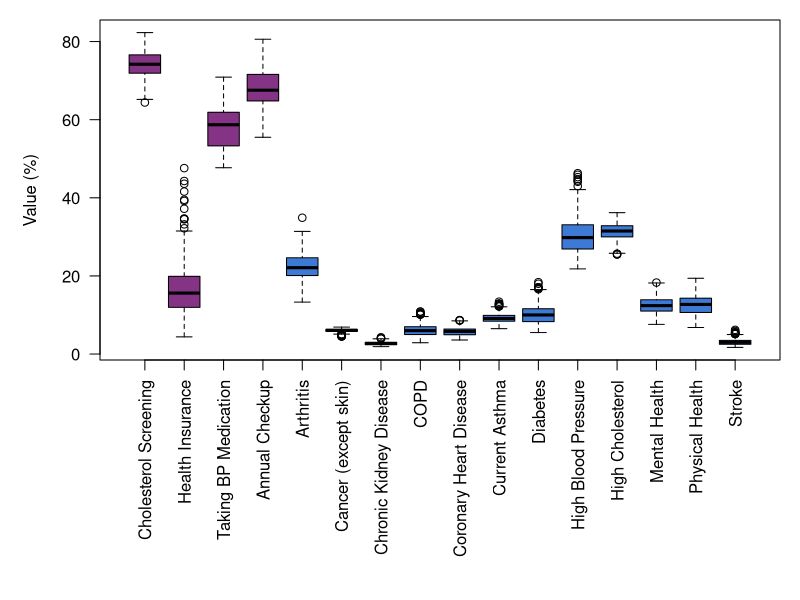
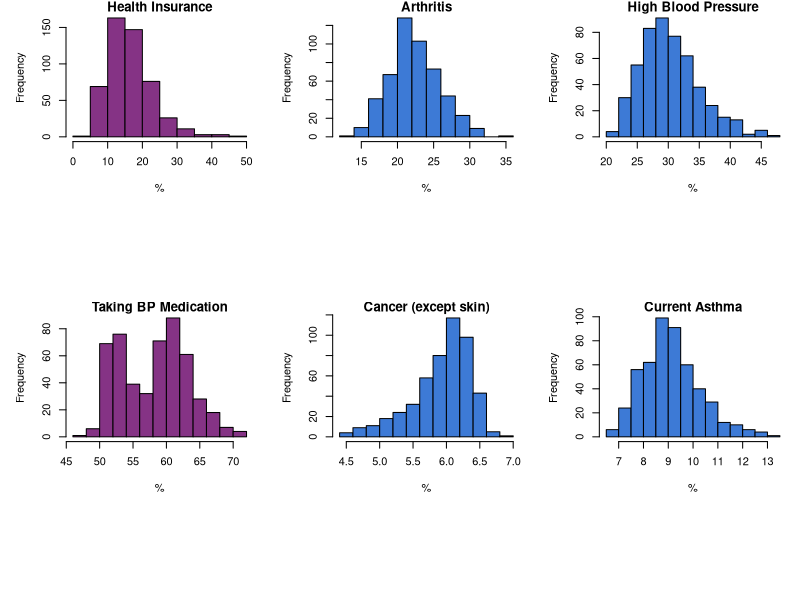
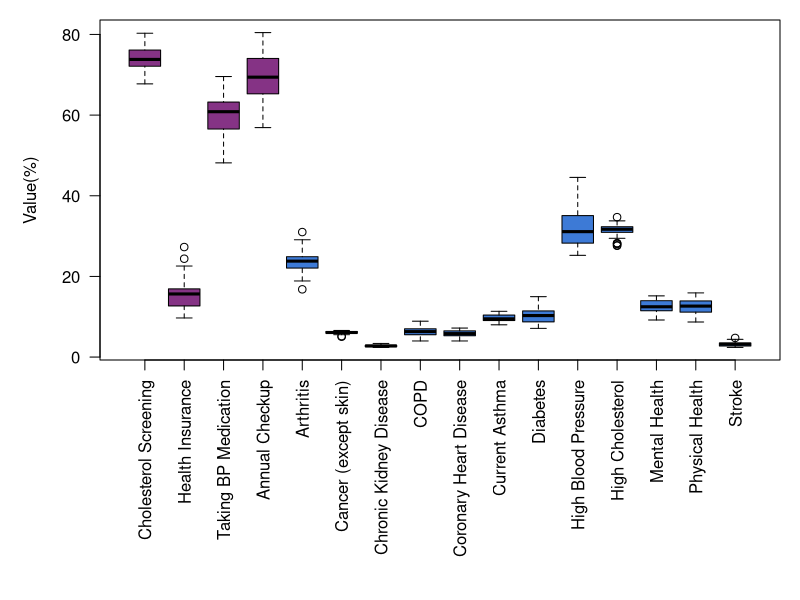
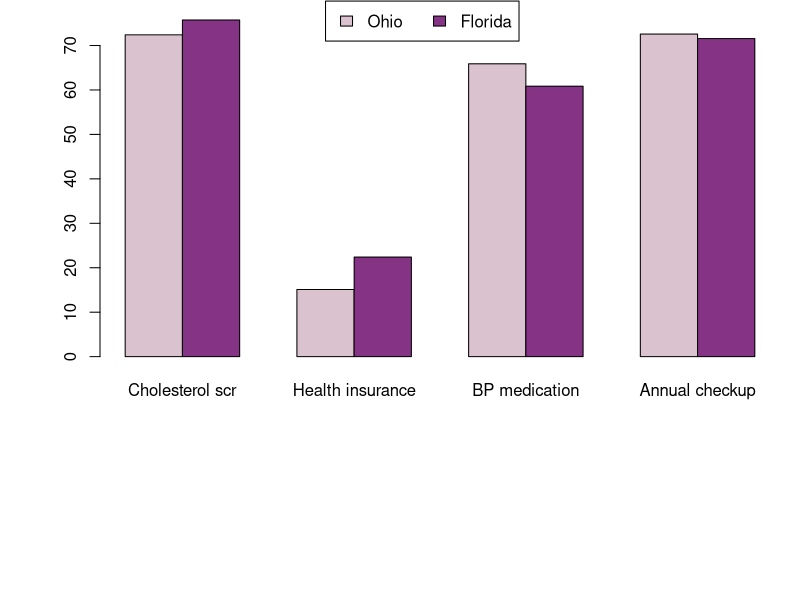
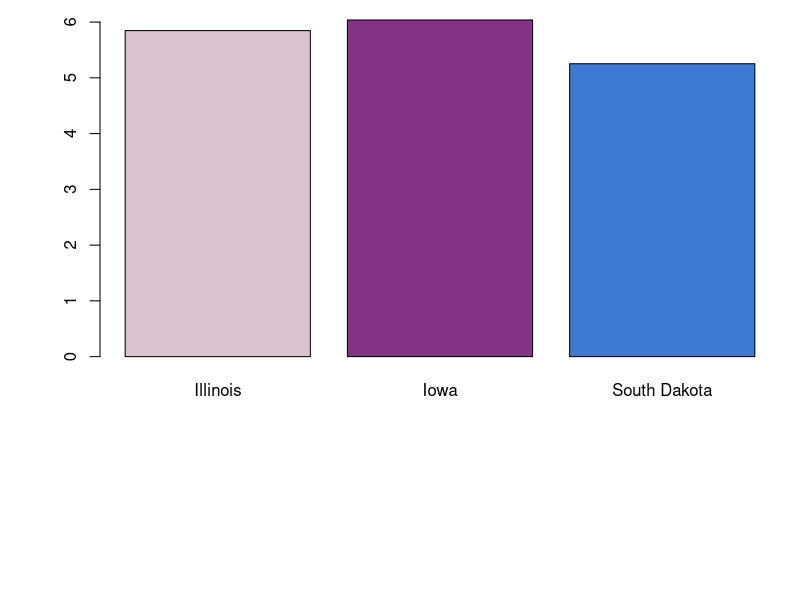
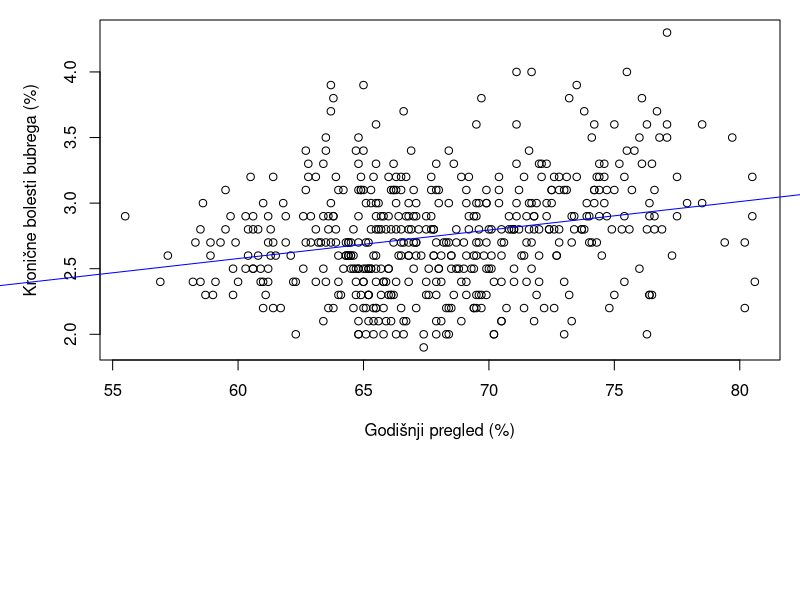
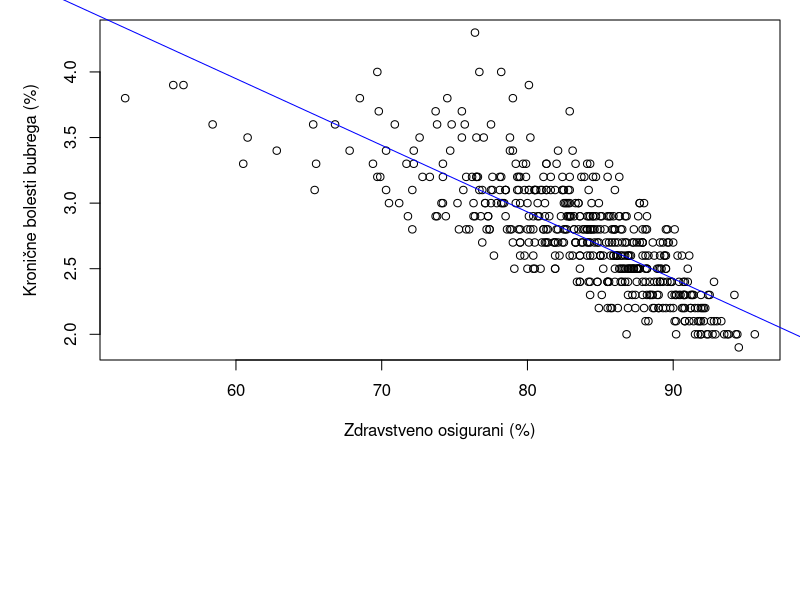
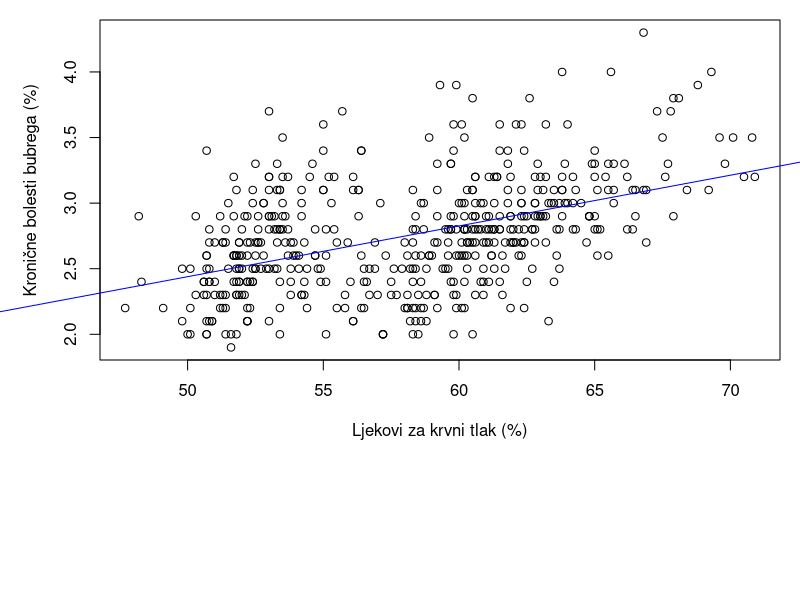

Write the R code that produced these figures, in order.
## ---- chunk 1
knitr::opts_chunk$set(echo = TRUE)
options(width = 60)
## ---- chunk 2
library('tidyverse')
library('knitr')
library('formatR')
library('dbplyr')
library('ggplot2')
## ---- chunk 3
health_data = read.csv("data_health_and_prevention.csv")
dim(health_data)
## ---- chunk 4
preventions = health_data[health_data["Category"] == "Prevention", c("Short_Question_Text", "Measure")] %>% distinct()
kable(preventions, align = "lr", caption = "Prevention")
illnesses = health_data[health_data["Category"] == "Health Outcomes", c("Short_Question_Text", "Measure")] %>% distinct()
kable(illnesses, align = "lr", caption = "Health Outcomes")
## ---- chunk 5
health_data$StateDesc = as.factor(health_data$StateDesc)
health_data$CityName = as.factor(health_data$CityName)
health_data$Category = as.factor(health_data$Category)
health_data$Measure = as.factor(health_data$Measure)
health_data$DataValueTypeID = as.factor(health_data$DataValueTypeID)
health_data$Short_Question_Text = as.factor(health_data$Short_Question_Text)
## ---- chunk 6
health_data_adj = health_data[health_data$DataValueTypeID== "AgeAdjPrv",]
## ---- chunk 7
#Definiranje redoslijeda za Mjere - bit ce potrebno kasnije

health_data_adj$Short_Question_Text <- factor(health_data_adj$Short_Question_Text, levels = c("Cholesterol Screening","Health Insurance","Taking BP Medication","Annual Checkup","Arthritis","Cancer (except skin)","Chronic Kidney Disease","COPD","Coronary Heart Disease","Current Asthma","Diabetes","High Blood Pressure","High Cholesterol","Mental Health","Physical Health","Stroke"))
## ---- chunk 8
state_data <- health_data_adj %>% group_by(StateDesc) %>% summarise(
  City.count = n_distinct(CityName),
  Population.count = sum(unique(PopulationCount))
)

per_state_summary <- health_data_adj %>% 
  group_by(StateDesc, Category, Measure, Short_Question_Text) %>% summarise(
  Total.percentage = sum(Data_Value*PopulationCount)/sum(PopulationCount),
  Population = sum(PopulationCount),
  Population.affected = round(sum(Data_Value*PopulationCount)/100)
)

## ---- chunk 9
health_data_adj$Percentage_in_Total = 
  health_data_adj$Data_Value*health_data_adj$PopulationCount/sum(state_data$Population.count)

health_data_adj$Affected_population = 
  round( health_data_adj$Data_Value*health_data_adj$PopulationCount*0.01)
## ---- chunk 10
library(ggplot2)
myRed <- rgb(0.6, 0.3, 0.3)
myPurple <- rgb(0.52, 0.2, 0.52)
myGreen <- rgb(0.3, 0.6, 0.3)
myBlue <- rgb(0.24, 0.48, 0.84)
myPink <- rgb(0.86, 0.76, 0.81)

## ---- chunk 11
#boxplot(health_data_adj[health_data_adj$Short_Question_Text == "Cholesterol Screening",]$Data_Value,
#        health_data_adj[health_data_adj$Short_Question_Text == "Health Insurance",]$Data_Value,
#        health_data_adj[health_data_adj$Short_Question_Text == "Taking BP Medication",]$Data_Value,
#        health_data_adj[health_data_adj$Short_Question_Text == "Annual Checkup",]$Data_Value,
#        names = c("Cholesterol scr", "Health insurance", "BP medication", "Annual checkup"),
#        col = myPurple
        #ylim = c(0,100)
#        )

#onlyHealthOutcomes = health_data_adj %>% filter(Category == "Health Outcomes")
# ne znam zasto prikazuje i podatke koji nisu prosli kroz filter :(
myColors <- c(rep(myPurple, 4), rep(myBlue, 12))
par(mar=c(12,5,1,1))
boxplot(Data_Value ~ Short_Question_Text, health_data_adj, col = myColors, las=2, xlab="", ylab = "Value (%)")

## ---- chunk 12
old.par <- par(mfrow=c(2,3))

#za ilustraciju prikaz samo prvih 6 histograma
i=0
for (measure in unique(health_data_adj$Short_Question_Text)) {
  if(i>5){
    break
  }
  if (unique(health_data_adj[health_data_adj$Short_Question_Text == measure,]$Category) == c("Prevention")){
    color = myPurple
  } else {
    color = myBlue
  }
  hist(health_data_adj[health_data_adj$Short_Question_Text == measure,]$Data_Value, main = measure, xlab = "%", col = color)
  i = i + 1
}
par(old.par)
## ---- chunk 13
#Ovo je nemoguce lijepo formatirat u pdfu pa sam izbacila
#Mjere položaja i rasipanja za svaku preventivnu mjeru i health outcome
measure_summary <- health_data_adj %>% 
  group_by(Short_Question_Text) %>% summarise(
  Total.percentage = sum(Data_Value*PopulationCount/sum(state_data$Population.count)),
  Median.percentage = median(Data_Value),
  Q1.percentage = quantile(Data_Value, probs = 0.25),
  Q3.percentage = quantile(Data_Value, probs = 0.75),
  Min.percentage = min(Data_Value),
  Max.percentage = max(Data_Value),
  Range.percentage = max(Data_Value)-min(Data_Value),
  IQR.percentage = IQR(Data_Value),
  Std.percentage = sd(Data_Value)
)

## ---- chunk 14
#Boxplotovi za podatke ako grupiramo po saveznim državama

#boxplot(per_state_summary[per_state_summary$Short_Question_Text == "Cholesterol Screening",]$Total.percentage,
#        per_state_summary[per_state_summary$Short_Question_Text == "Health Insurance",]$Total.percentage,
#        per_state_summary[per_state_summary$Short_Question_Text == "Taking BP Medication",]$Total.percentage,
#        per_state_summary[per_state_summary$Short_Question_Text == "Annual Checkup",]$Total.percentage,
#        names = c("Cholesterol scr", "Health insurance", "BP medication", "Annual checkup"),
#        col = myPurple
#        )

#isti problem kao i gore
#onlyHealthOutcomes = per_state_summary %>% filter(Category == "Health Outcomes")
par(mar=c(12,5,1,1))
boxplot(Total.percentage ~ Short_Question_Text, data = per_state_summary, col = myColors, las=2, xlab="", ylab="Value(%)")
## ---- chunk 15
#Deskriptivna statistika za Ohio i Floridu

Ohio <- per_state_summary[(per_state_summary$StateDesc == "Ohio" & per_state_summary$Category == "Prevention"),]

Florida <- per_state_summary[(per_state_summary$StateDesc == "Florida" & per_state_summary$Category == "Prevention"),]

counts <- matrix(c(Ohio$Total.percentage, Florida$Total.percentage), nrow = 2, byrow = TRUE)

barplot(counts, names = c("Cholesterol scr", "Health insurance", "BP medication", "Annual checkup"), col = c(myPink, myPurple), beside = TRUE)
par(xpd=TRUE)
legend(4.5, 80,
      legend = c("Ohio", "Florida"),
       fill = c(myPink, myPurple),
      ncol=2)

## ---- chunk 16
#Hi-kvadrat testovi proporcije za Ohio i Floridu

res1 <- prop.test(c(Ohio[Ohio$Short_Question_Text == "Cholesterol Screening",]$Population.affected, Florida[Florida$Short_Question_Text == "Cholesterol Screening",]$Population.affected), c(Ohio[Ohio$Short_Question_Text == "Cholesterol Screening",]$Population, Florida[Florida$Short_Question_Text == "Cholesterol Screening",]$Population), alternative ="l")

res1

res2 <- prop.test(c(Ohio[Ohio$Short_Question_Text == "Health Insurance",]$Population.affected, Florida[Florida$Short_Question_Text == "Health Insurance",]$Population.affected), c(Ohio[Ohio$Short_Question_Text == "Health Insurance",]$Population, Florida[Florida$Short_Question_Text == "Health Insurance",]$Population), alternative ="l")

res2

res3 <- prop.test(c(Ohio[Ohio$Short_Question_Text == "Taking BP Medication",]$Population.affected, Florida[Florida$Short_Question_Text == "Taking BP Medication",]$Population.affected), c(Ohio[Ohio$Short_Question_Text == "Taking BP Medication",]$Population, Florida[Florida$Short_Question_Text == "Taking BP Medication",]$Population), alternative ="g")

res3

res4 <- prop.test(c(Ohio[Ohio$Short_Question_Text == "Annual Checkup",]$Population.affected, Florida[Florida$Short_Question_Text == "Annual Checkup",]$Population.affected), c(Ohio[Ohio$Short_Question_Text == "Annual Checkup",]$Population, Florida[Florida$Short_Question_Text == "Annual Checkup",]$Population), alternative ="g")

res4
## ---- chunk 17
#Deskriptivna statistika za odabrane savezne drzave
Illinois_COPD <- per_state_summary[(per_state_summary$StateDesc == "Illinois" & per_state_summary$Short_Question_Text == "COPD"),]

Iowa_COPD <- per_state_summary[(per_state_summary$StateDesc == "Iowa" & per_state_summary$Short_Question_Text == "COPD"),]

S_Dakota_COPD <- per_state_summary[(per_state_summary$StateDesc == "South Dakota" & per_state_summary$Short_Question_Text == "COPD"),]

barplot(c(Illinois_COPD$Total.percentage, Iowa_COPD$Total.percentage, S_Dakota_COPD$Total.percentage), col = c(myPink, myPurple, myBlue), names = c("Illinois", "Iowa", "South Dakota"))
## ---- chunk 18
#Hi-kvadrat test proporcije za COPD u odabranim drzavama
res5 <- prop.test(c(Illinois_COPD$Population.affected, Iowa_COPD$Population.affected, S_Dakota_COPD$Population.affected), c(Illinois_COPD$Population, Iowa_COPD$Population, S_Dakota_COPD$Population))

res5
## ---- chunk 19

per_city_data <- health_data_adj %>% group_by(CityName, PopulationCount, StateDesc) %>% summarise(
  checkup = Data_Value[Short_Question_Text == "Annual Checkup"],
  insurance = 100.0 - Data_Value[Short_Question_Text == "Health Insurance"],
  bp_med = Data_Value[Short_Question_Text == "Taking BP Medication"],
  chol_screen = Data_Value[Short_Question_Text == "Cholesterol Screening"],
  arthritis = Data_Value[Short_Question_Text == "Arthritis"],
  cancer_noskin = Data_Value[Short_Question_Text == "Cancer (except skin)"],
  copd = Data_Value[Short_Question_Text == "COPD"],
  coronary_heart_disease = Data_Value[Short_Question_Text == "Coronary Heart Disease"],
  asthma = Data_Value[Short_Question_Text == "Current Asthma"],
  diabetes = Data_Value[Short_Question_Text == "Diabetes"],
  high_bp = Data_Value[Short_Question_Text == "High Blood Pressure"],
  high_col = Data_Value[Short_Question_Text == "High Cholesterol"],
  mental_health = Data_Value[Short_Question_Text == "Mental Health"],
  physical_health = Data_Value[Short_Question_Text == "Physical Health"],
  stroke = Data_Value[Short_Question_Text == "Stroke"],
  ckd = Data_Value[Short_Question_Text == "Chronic Kidney Disease"]
)

# per_city_data <- per_city_data[per_city_data['StateDesc'] != "California" & per_city_data['StateDesc'] != "Colorado" & per_city_data['StateDesc'] != "Washington" & per_city_data['StateDesc'] != "Oregon" & per_city_data['StateDesc'] != "Nevada",]
## ---- chunk 20
formula <- cbind(arthritis, cancer_noskin, copd, coronary_heart_disease, asthma, diabetes, high_bp, high_col, mental_health, physical_health, stroke, ckd) ~ checkup + insurance + bp_med + chol_screen
fit <- lm(formula, data=per_city_data)
summary(fit)
## ---- chunk 21
plot(per_city_data$checkup, per_city_data$ckd, xlab="Godišnji pregled (%)", ylab="Kronične bolesti bubrega (%)")
abline(lm(ckd ~ checkup, data=per_city_data), col="blue")
plot(per_city_data$insurance, per_city_data$ckd, xlab="Zdravstveno osigurani (%)", ylab="Kronične bolesti bubrega (%)")
abline(lm(ckd ~ insurance, data=per_city_data), col="blue")
plot(per_city_data$bp_med, per_city_data$ckd, xlab="Ljekovi za krvni tlak (%)", ylab="Kronične bolesti bubrega (%)")
abline(lm(ckd ~ bp_med, data=per_city_data), col="blue")
plot(per_city_data$chol_screen, per_city_data$ckd, xlab="Pregled kolesterola (%)", ylab="Kronične bolesti bubrega (%)")
abline(lm(ckd ~ chol_screen, data=per_city_data), col="blue")
## ---- chunk 22
summary(fit)['Response ckd']
par(mfrow=c(2,1), mar=c(3.3,3.1,1,0), mgp=c(1.5, 0.5, 0))
qqnorm(rstandard(fit)[, 'ckd'], main="Normalni QQ Graf", ylab="Standardizirani reziduali", sub="Graf 1")
qqline(rstandard(fit)[, 'ckd'], col = "steelblue", lwd = 2)
plot(fit$fitted.values[, 'ckd'], rstandard(fit)[, 'ckd'], ylab="Standardizirani reziduali", xlab="Procjena y", sub="Graf 2")
abline(0, 0, col="blue")
par(mfrow=c(2,2))
plot(per_city_data$checkup, rstandard(fit)[, 'ckd'], ylab="Standardizirani reziduali", xlab="Godišnji pregled (%)", sub="Graf 3")
abline(0, 0, col="blue")
plot(per_city_data$insurance, rstandard(fit)[, 'ckd'], ylab="Standardizirani reziduali", xlab="Zdravstveno osigurani (%)", sub="Graf 4")
abline(0, 0, col="blue")
plot(per_city_data$bp_med, rstandard(fit)[, 'ckd'], ylab="Standardizirani reziduali", xlab="Ljekovi za krvni tlak (%)", sub="Graf 5")
abline(0, 0, col="blue")
plot(per_city_data$chol_screen, rstandard(fit)[, 'ckd'], ylab="Standardizirani reziduali", xlab="Pregled kolesterola (%)", sub="Graf 6")
abline(0, 0, col="blue")
## ---- chunk 23
bp_med_lower <- per_city_data[per_city_data['bp_med'] < 56, ]
bp_med_lower <- bp_med_lower %>% group_by(StateDesc) %>% summarise(
  cities_low_bp_med = n_distinct(CityName)
)
bp_med_lower <- merge(bp_med_lower, state_data, by="StateDesc")
bp_med_lower$Fraction_of_cities = bp_med_lower$cities_low_bp_med / bp_med_lower$City.count
bp_med_lower <- bp_med_lower[bp_med_lower$Fraction_of_cities >= 0.75, c("StateDesc", "Fraction_of_cities")]
bp_med_lower
## ---- chunk 24
city_data_west <- per_city_data[per_city_data$StateDesc %in% bp_med_lower[['StateDesc']], ]
city_data_rest <- per_city_data[!(per_city_data$StateDesc %in% bp_med_lower[['StateDesc']]), ]
## ---- chunk 25

fit2 <- lm(ckd ~ insurance + chol_screen + checkup + bp_med, data=city_data_west)
summary(fit2)

par(mfrow=c(2,1), mar=c(3.3,3.1,1,0), mgp=c(1.5, 0.5, 0))
qqnorm(rstandard(fit2), main="Normal QQ plot of standardized residuals", sub="Graf 7")
qqline(rstandard(fit2), col = "steelblue", lwd = 2)
plot(fit2$fitted.values, rstandard(fit2), ylab="Standardizirani reziduali", xlab="Procjena y", sub="Graf 8")
abline(0, 0, col="blue")

par(mfrow=c(2,2))
plot(city_data_west$checkup, rstandard(fit2), ylab="Standardizirani reziduali", xlab="Godišnji pregled (%)", sub="Graf 9")
abline(0, 0, col="blue")
plot(city_data_west$insurance, rstandard(fit2), ylab="Standardizirani reziduali", xlab="Zdravstveno osigurani (%)", sub="Graf 10")
abline(0, 0, col="blue")
plot(city_data_west$chol_screen, rstandard(fit2), ylab="Standardizirani reziduali", xlab="Pregled kolesterola (%)", sub="Graf 11")
abline(0, 0, col="blue")
plot(city_data_west$bp_med, rstandard(fit2), ylab="Standardizirani reziduali", xlab="Ljekovi za krvni tlak (%)", sub="Graf 12")
abline(0, 0, col="blue")
## ---- chunk 26

fit3 <- lm(ckd ~ insurance + chol_screen + checkup + bp_med, data=city_data_rest)
summary(fit3)

par(mfrow=c(2,1), mar=c(3.3,3.1,1,0), mgp=c(1.5, 0.5, 0))
qqnorm(rstandard(fit3), main="Normal QQ plot of standardized residuals", sub="Graf 13")
qqline(rstandard(fit3), col = "steelblue", lwd = 2)
plot(fit3$fitted.values, rstandard(fit3), ylab="Standardizirani reziduali", xlab="Procjena y", sub="Graf 14")
abline(0, 0, col="blue")

par(mfrow=c(2,2))
plot(city_data_rest$checkup, rstandard(fit3), ylab="Standardizirani reziduali", xlab="Godišnji pregled (%)", sub="Graf 15")
abline(0, 0, col="blue")
plot(city_data_rest$insurance, rstandard(fit3), ylab="Standardizirani reziduali", xlab="Zdravstveno osigurani (%)", sub="Graf 16")
abline(0, 0, col="blue")
plot(city_data_rest$chol_screen, rstandard(fit3), ylab="Standardizirani reziduali", xlab="Pregled kolesterola (%)", sub="Graf 17")
abline(0, 0, col="blue")
plot(city_data_rest$bp_med, rstandard(fit3), ylab="Standardizirani reziduali", xlab="Ljekovi za krvni tlak (%)", sub="Graf 18")
abline(0, 0, col="blue")
